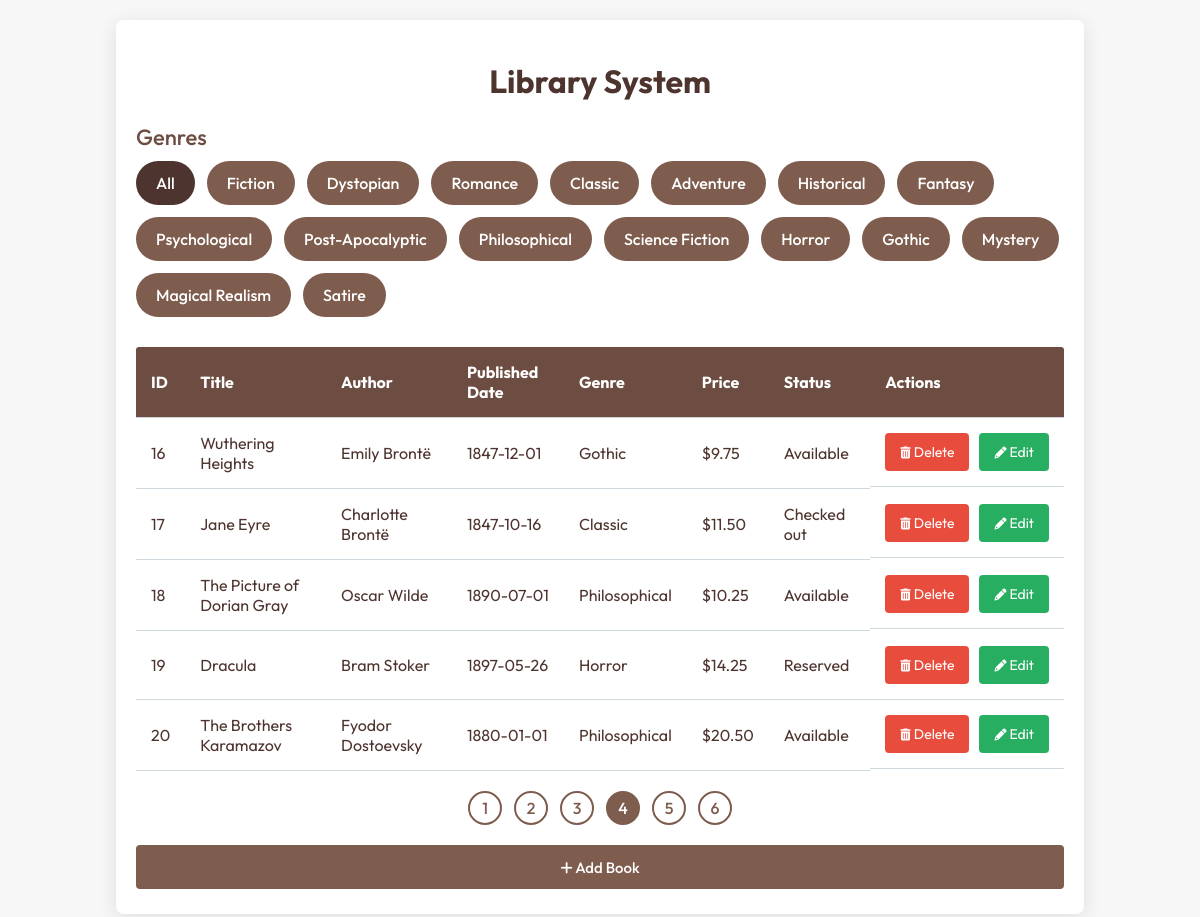
/?page=4, run on the app's committed database.
### tables this page shows
CREATE TABLE books (
    id INT AUTO_INCREMENT PRIMARY KEY,
    title VARCHAR(255) NOT NULL,
    author VARCHAR(255) NOT NULL,
    published_date DATE NOT NULL,
    genre VARCHAR(100) NOT NULL,
    price DECIMAL(10,2) NOT NULL,
    status ENUM('available', 'checked_out', 'reserved') NOT NULL DEFAULT 'available'
);

### index.php (the view, shortened to what this page needs)
<?php
include 'db.php';
$limit = 5;
$page = isset($_GET['page']) ? (int)$_GET['page'] : 1;
$offset = ($page - 1) * $limit;
$selected_genre = isset($_GET['genre']) ? $_GET['genre'] : '';
$query = "SELECT DISTINCT genre FROM books";
$result = $conn->query($query);
$genres = [];
while ($row = $result->fetch_assoc()) {
  $genres[] = $row['genre'];
}
$query_books = "SELECT * FROM books WHERE genre LIKE '%$selected_genre%' LIMIT $limit OFFSET $offset";
$result_books = $conn->query($query_books);
$books = [];
while ($row = $result_books->fetch_assoc()) {
  $books[] = $row;
}
$query_count = "SELECT COUNT(*) AS total FROM books WHERE genre LIKE '%$selected_genre%'";
$result_count = $conn->query($query_count);
$total_books = $result_count->fetch_assoc()['total'];
$total_pages = ceil($total_books / $limit);
?>
<!DOCTYPE html>
<html lang="en">
<head>
  <link rel="stylesheet" href="styles.css">
  <link href="https://cdnjs.cloudflare.com/ajax/libs/font-awesome/6.0.0-beta3/css/all.min.css" rel="stylesheet">
</head>
<body>
  <div class="container">
    <h1>Library System</h1>
    <div class="genres">
      <h3>Genres</h3>
      <div class="genre-list">
      <a href="?page=1" class="genre <?php echo ($selected_genre === '' || $selected_genre === 'All') ? 'active' : ''; ?>">All</a>
      <?php foreach ($genres as $genre): ?>
          <a href="?page=1&genre=<?php echo urlencode($genre); ?>" class="genre <?php echo ($selected_genre === $genre) ? 'active' : ''; ?>"><?php echo $genre; ?></a>
        <?php endforeach; ?>
      </div>
    </div>
     <div class="table-container">
    <table class="book-table">
      <thead>
        <tr>
          <th>ID</th>
          <th>Title</th>
          <th>Author</th>
          <th>Published Date</th>
          <th>Genre</th>
          <th>Price</th>
          <th>Status</th>
          <th>Actions</th>
        </tr>
      </thead>
      <tbody>
        <?php foreach ($books as $book): ?>
          <tr>
            <td><?php echo $book['id']; ?></td>
            <td><?php echo $book['title']; ?></td>
            <td><?php echo $book['author']; ?></td>
            <td><?php echo $book['published_date']; ?></td>
            <td><?php echo $book['genre']; ?></td>
            <td>$<?php echo number_format($book['price'], 2); ?></td>
            <td><?php echo ucfirst(str_replace('_', ' ', $book['status'])); ?></td>
            <td class="actions">
              <form action="delete_book.php" method="POST">
                <button class="delete"> <i class="fas fa-trash-alt" style="font-size:12px;"></i> Delete</button>
              </form>
              <form action="edit_book.php" method="POST">
    <button class="edit">
        <i class="fas fa-pencil-alt" style="font-size:12px;"></i> Edit
    </button>
</form>
            </td>
          </tr>
        <?php endforeach; ?>
      </tbody>
    </table>
    </div>
    <div class="pagination">
      <?php
      for ($i = 1; $i <= $total_pages; $i++) {
          $genre_param = $selected_genre ? "&genre=" . urlencode($selected_genre) : '';
          if ($i == $page) {
              echo "<span class='page-link current'>$i</span>";
          } else {
              echo "<a href='?page=$i$genre_param' class='page-link'>$i</a>";
          }
      }
      ?>
    </div>
    <form action="add_book.php" method="POST" class="add-book">
      <button class="add-btn"><i class="fas fa-plus" style="font-size: 14px;"></i> Add Book</button>
    </form>
  </div>
</body>
</html>

### styles.css (style rules this page uses)
body { font-family: 'Outfit', sans-serif; background-color: #f7f7f7; margin: 0; padding: 20px; display: flex; justify-content: center; color: #4e342e; -webkit-scrollbar:none; }
a { text-decoration: none; }
.container { width: 80%; max-width: 1000px; background: #ffffff; padding: 20px; padding-bottom: 25px; border-radius: 8px; box-shadow: 0px 4px 20px rgba(0, 0, 0, 0.1); }
h1 { text-align: center; color: #4e342e; margin-bottom: 20px; font-size: 2rem; }
.genres h3 { margin-bottom: 10px; color: #6d4c41; font-weight: 500; font-size: 22px; }
.genre-list { display: flex; flex-wrap: wrap; gap: 12px; }
.genre { color: white; background-color: #7e5c4e; font-weight: 500; border: 2px solid transparent; padding: 10px 18px; border-radius: 30px; font-size: 16px; text-align: center; cursor: pointer; transition: all 0.3s ease; display: inline-block; }
.genre.active { background-color: #4e342e; }
.book-table { width: 100%; border-collapse: collapse; margin-top: 30px; border-radius: 3px 3px 0 0; overflow: hidden; }
.book-table th, .book-table td { padding: 15px; text-align: left; border-bottom: 1px solid #cfd8dc; }
.book-table th { background: #6d4c41; color: #ffffff; font-weight: bold; }
.actions { display: flex; gap: 10px; }
button { border: none; padding: 10px 15px; cursor: pointer; border-radius: 4px; font-size: 14px; font-family: "Outfit", sans-serif; white-space: nowrap; transition: background 0.3s ease, transform 0.2s ease, opacity 0.2s; }
.add-btn { background: #7e5c4e; color: #ffffff; width: 100%; display: block; font-size: 15px; padding: 12.5px 20px; font-weight: 500; margin-top: 20px; }
.delete { background: #e74c3c; color: #ffffff; }
.edit { background: #27ae60; color: #ffffff; }
.pagination { display: flex; justify-content: center; gap: 12px; margin-top: 20px; }
.page-link { background: white; border: 2px solid #7e5c4e; color: #7e5c4e; font-weight: 500; width: 30px; height: 30px; display: flex; justify-content: center; align-items: center; text-decoration: none; border-radius: 50%; font-size: 16px; transition: background 0.3s ease; text-align: center; }
.page-link.current { background: #7e5c4e; color: white; cursor: default; }

### data on the page
books: id "16", title "Wuthering Heights", author "Emily Brontë", published_date "1847-12-01", genre "Gothic", price "9.75", status "Available"
books: id "17", title "Jane Eyre", author "Charlotte Brontë", published_date "1847-10-16", genre "Classic", price "11.50", status "Checked out"
books: id "18", title "The Picture of Dorian Gray", author "Oscar Wilde", published_date "1890-07-01", genre "Philosophical", price "10.25", status "Available"
books: id "19", title "Dracula", author "Bram Stoker", published_date "1897-05-26", genre "Horror", price "14.25", status "Reserved"
books: id "20", title "The Brothers Karamazov", author "Fyodor Dostoevsky", published_date "1880-01-01", genre "Philosophical", price "20.50", status "Available"

### other printed values
$genre "Fiction"
$genre "Dystopian"
$genre "Romance"
$genre "Classic"
$genre "Adventure"
$genre "Historical"
$genre "Fantasy"
$genre "Psychological"
$genre "Post-Apocalyptic"
$genre "Philosophical"
$genre "Science Fiction"
$genre "Horror"
$genre "Gothic"
$genre "Mystery"
$genre "Magical Realism"
